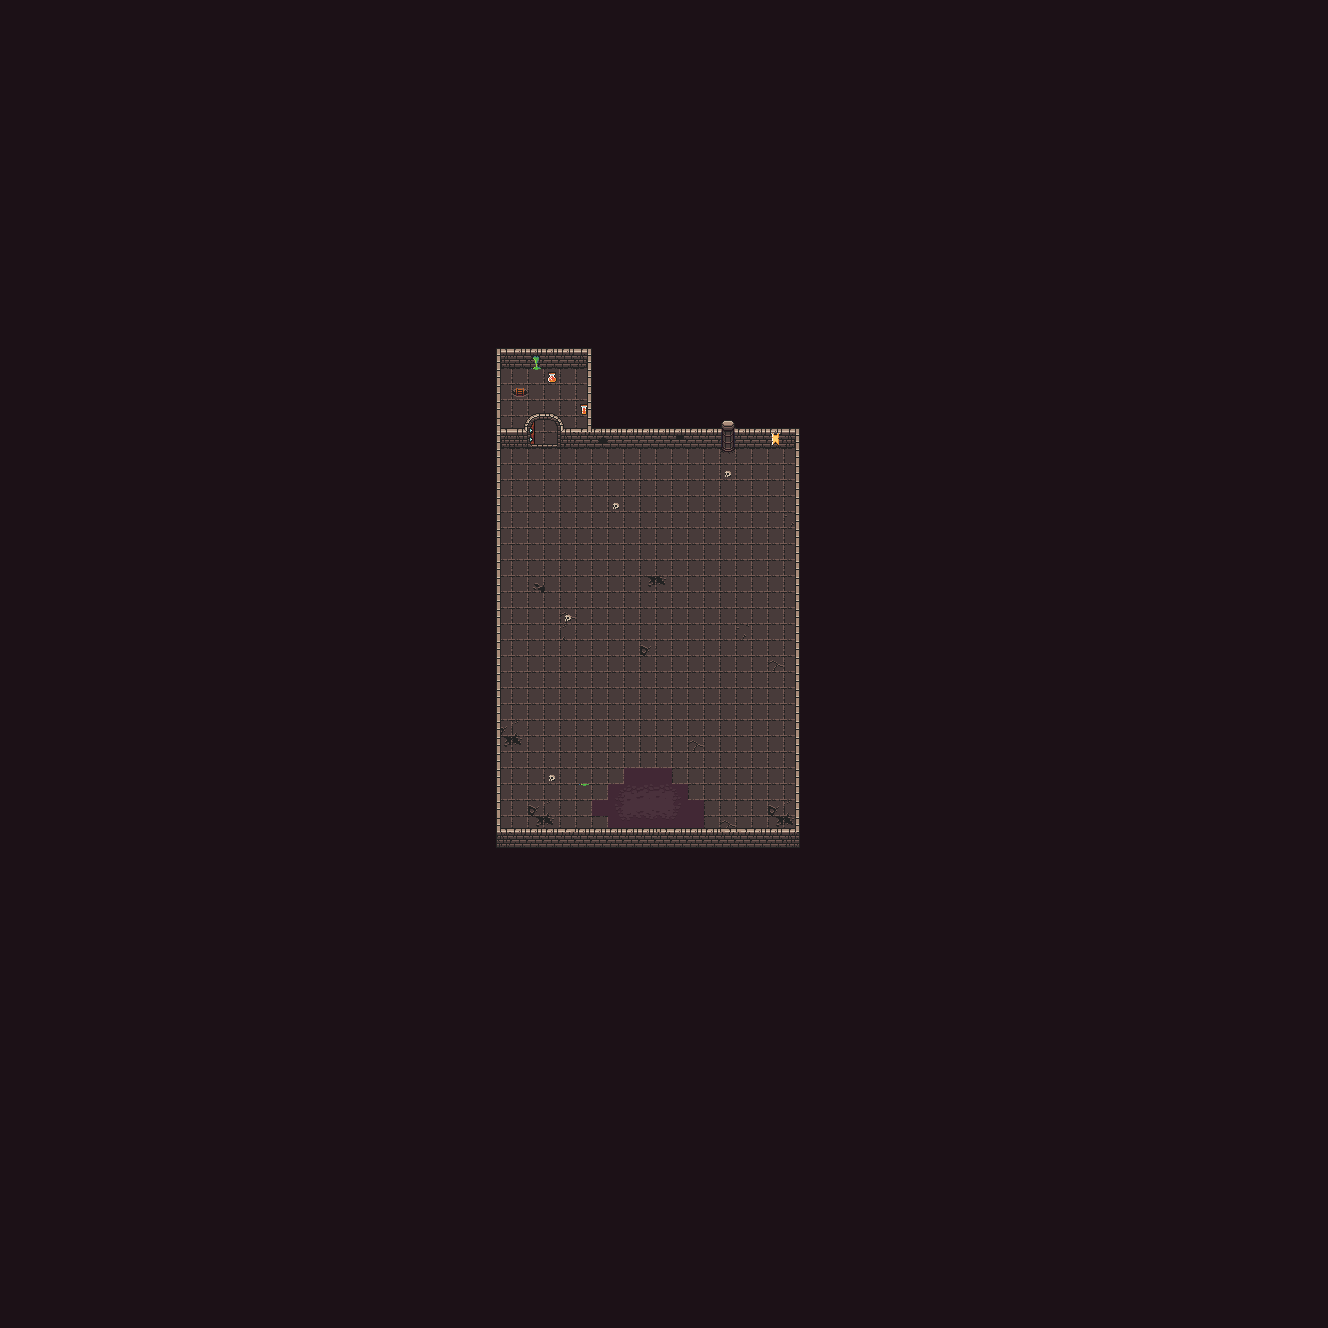

This is a level from a 2D game, rendered from its Tiled map with the project's own tilesets. A one-line summary and the map file follow, with tile-layer data summarised:
An orthogonal 83x83 tile map with 16x16 px tiles, 6 tile layers (UnderGround, Ground, Hole, Walls, ...), 3 tilesets and 41 objects (29x chest, 9x wall, spawn, end, enemy).

<map version="1.2" tiledversion="1.2.0" orientation="orthogonal" renderorder="right-down" width="83" height="83" tilewidth="16" tileheight="16" infinite="0" nextlayerid="30" nextobjectid="172">
 <tileset firstgid="1" source="Dungeon3-16x16-itens2.tsx" />
 <tileset firstgid="1025" source="Dungeon3-16x16.tsx" />
 <tileset firstgid="1281" source="Dungeon3-16x16-itens.tsx" />
 <layer id="23" name="UnderGround" width="83" height="83">
  <data>[6889 cells, 6889 non-empty, 2 distinct tile ids]</data>
 </layer>
 <layer id="24" name="Ground" width="83" height="83">
  <data>[6889 cells, 485 non-empty, 21 distinct tile ids]</data>
 </layer>
 <layer id="25" name="Hole" width="83" height="83">
  <data>[6889 cells, 0 non-empty, 0 distinct tile ids]</data>
 </layer>
 <layer id="26" name="Walls" width="83" height="83">
  <data>[6889 cells, 143 non-empty, 31 distinct tile ids]</data>
 </layer>
 <layer id="27" name="Decoration" width="83" height="83">
  <data>[6889 cells, 16 non-empty, 12 distinct tile ids]</data>
 </layer>
 <layer id="28" name="UpperCharacter" width="83" height="83">
  <data>[6889 cells, 26 non-empty, 14 distinct tile ids]</data>
 </layer>
 <objectgroup id="7" name="walls">
  <object id="1" name="wall" x="501.333" y="832" width="293.333" height="16.0003" />
  <object id="2" name="wall" x="794.667" y="429.333" width="5.33333" height="418.667" />
  <object id="3" name="wall" x="496" y="349.333" width="5.33333" height="498.667" />
  <object id="4" name="wall" x="501.333" y="429.333" width="26.667" height="8" />
  <object id="5" name="wall" x="564" y="429.333" width="156" height="8" />
  <object id="7" name="wall" x="736" y="429.333" width="58.6667" height="8" />
  <object id="10" name="wall" x="720" y="424" width="16" height="21.3333" />
  <object id="133" name="wall" x="501.333" y="349.333" width="85.3333" height="8" />
  <object id="134" name="wall" x="586.667" y="349.333" width="5.33333" height="80" />
 </objectgroup>
 <objectgroup id="9" name="holes" />
 <objectgroup id="8" name="triggers">
  <object id="55" name="spawn" x="650.667" y="810.667">
   <point />
  </object>
  <object id="128" name="end" x="512" y="384" width="16" height="16" />
  <object id="131" name="chest" x="640" y="480" width="16" height="16" />
  <object id="142" name="chest" x="576" y="512" width="16" height="16" />
  <object id="143" name="chest" x="608" y="512" width="16" height="16" />
  <object id="144" name="chest" x="640" y="512" width="16" height="16" />
  <object id="146" name="chest" x="672" y="512" width="16" height="16" />
  <object id="147" name="chest" x="704" y="512" width="16" height="16" />
  <object id="148" name="chest" x="736" y="512" width="16" height="16" />
  <object id="149" name="chest" x="544" y="512" width="16" height="16" />
  <object id="150" name="chest" x="560" y="544" width="16" height="16" />
  <object id="151" name="chest" x="592" y="544" width="16" height="16" />
  <object id="152" name="chest" x="624" y="544" width="16" height="16" />
  <object id="153" name="chest" x="656" y="544" width="16" height="16" />
  <object id="154" name="chest" x="688" y="544" width="16" height="16" />
  <object id="155" name="chest" x="720" y="544" width="16" height="16" />
  <object id="156" name="chest" x="576" y="576" width="16" height="16" />
  <object id="157" name="chest" x="608" y="576" width="16" height="16" />
  <object id="158" name="chest" x="640" y="576" width="16" height="16" />
  <object id="159" name="chest" x="672" y="576" width="16" height="16" />
  <object id="160" name="chest" x="704" y="576" width="16" height="16" />
  <object id="161" name="chest" x="592" y="608" width="16" height="16" />
  <object id="162" name="chest" x="656" y="608" width="16" height="16" />
  <object id="163" name="chest" x="624" y="608" width="16" height="16" />
  <object id="164" name="chest" x="688" y="608" width="16" height="16" />
  <object id="165" name="chest" x="608" y="640" width="16" height="16" />
  <object id="166" name="chest" x="672" y="640" width="16" height="16" />
  <object id="167" name="chest" x="640" y="640" width="16" height="16" />
  <object id="168" name="chest" x="624" y="672" width="16" height="16" />
  <object id="169" name="chest" x="656" y="672" width="16" height="16" />
  <object id="170" name="chest" x="640" y="704" width="16" height="16" />
  <object id="171" name="enemy" x="640" y="736" width="16" height="16" />
 </objectgroup>
 <objectgroup id="10" name="spikes" />
</map>
